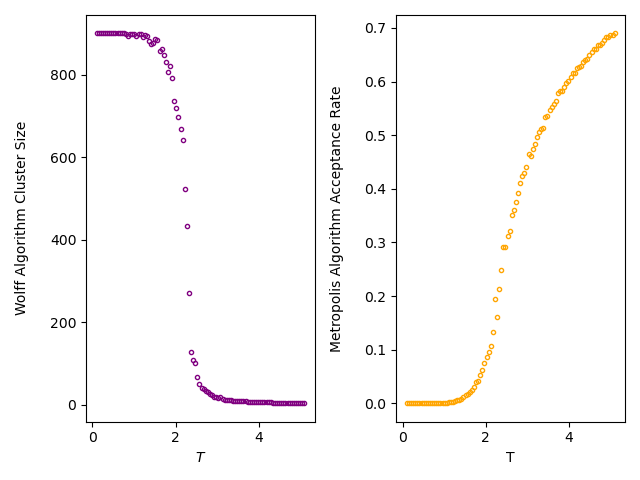

The Python source for this figure:
import numpy as np
import matplotlib.pyplot as plt
import os
import argparse
from concurrent.futures import ProcessPoolExecutor
from tqdm import tqdm

rng = np.random.default_rng()

parser = argparse.ArgumentParser('2D ising simulation')
parser.add_argument('--melting_iterations', type=int)
parser.add_argument('--measuring_iterations', type=int)
args = parser.parse_args()

def hamiltonian(spins, J=1):
    N = spins.shape[0]
    energy = 0
    
    for i in range(N):
        for j in range(N):
            s = spins[i, j]
            
            right = spins[i, (j + 1) % N]
            down  = spins[(i + 1) % N, j]
            
            energy += -J * s * right
            energy += -J * s * down
            
    return energy

def metropolis_logic(N, T, spins):

    random_site_x = rng.integers(N)
    random_site_y = rng.integers(N)

    right = spins[random_site_y, (random_site_x + 1) % N]
    down = spins[(random_site_y + 1) % N, random_site_x]
    left = spins[random_site_y, (random_site_x - 1)%N]
    up = spins[(random_site_y - 1) % N, random_site_x]
    neighbors = [up, down, right, left]

    h_mol = 0
    for neighbor in neighbors:
        h_mol += neighbor

    sigma_i = spins[random_site_y, random_site_x]
    delta_e = 2 * sigma_i * h_mol

    B = 1/T
    if np.random.rand() < np.exp(-B*delta_e):
        spins[random_site_y, random_site_x] *= -1
        return True

    return False

def metropolis(N,T,spins,melting_iterations,measuring_iterations):

    acceptances = 0
    count = 0
    for i in range(melting_iterations):
        for i in range(N**2):
            acceptance = metropolis_logic(N, T, spins)
            if acceptance:
                acceptances += 1
            count += 1

    for i in range(measuring_iterations):
        for i in range(N**2):
            acceptance = metropolis_logic(N, T, spins)
            if acceptance:
                acceptances+=1
            count+=1

    acceptance_rate = acceptances/count
    return acceptance_rate

def wolff_cluster_logic(N, T, spins):

    random_site_x = rng.integers(N)
    random_site_y = rng.integers(N)

    random_site = (random_site_x, random_site_y)
    cluster = set()
    cluster.add(random_site)
    f_old = set()
    f_old.add(random_site)

    while len(f_old) > 0:
        f_new = set()
        for test_pair in f_old:
            test_pair_x = test_pair[1]
            test_pair_y = test_pair[0]

            right = (test_pair_y, (test_pair_x + 1)%N)
            down = ((test_pair_y + 1)%N, test_pair_x)
            left = (test_pair_y, (test_pair_x - 1)%N)
            up = ((test_pair_y - 1)%N, test_pair_x)

            neighbors = [up, down, right, left]

            for neighbor in neighbors:

                neighbor_x = neighbor[1]
                neighbor_y = neighbor[0]

                if (neighbor not in cluster) and (spins[neighbor_y,neighbor_x] == spins[test_pair_y, test_pair_x]):

                    B = 1/T
                    if np.random.rand() < (1-np.exp(-2*B)):
                        f_new.add(neighbor)
                        cluster.add(neighbor)
        f_old = f_new
        
    for spin in cluster:
        x = spin[1]
        y = spin[0]
        spins[y,x]*=-1

    return len(cluster)

def wolff_cluster(N, T, spins, melting_iterations, measuring_iterations):
    
    temp_cluster_size_array = []
   
    for i in range(melting_iterations):
        temp_cluster_size_array.append(wolff_cluster_logic(N, T, spins))
    
    for i in range(measuring_iterations):
        temp_cluster_size_array.append(wolff_cluster_logic(N, T, spins))

    return np.mean(np.array(temp_cluster_size_array))

def temperature_logic(args):
    
    N, T, melting_iterations, measuring_iterations = args

    #spins_metropolis = np.random.choice([-1,1], size=(N,N))
    #spins_wolff = np.random.choice([-1,1], size=(N,N))

    spins_metropolis = np.ones((N,N))
    spins_wolff = np.ones((N,N))

    cluster_size = wolff_cluster(N, T, spins_wolff, melting_iterations, measuring_iterations)
    acceptance_rate = metropolis(N, T, spins_metropolis, melting_iterations, measuring_iterations)

    return T, cluster_size, acceptance_rate

def run_sim(N, melting_iterations, measuring_iterations):
    
    temperature_array = np.linspace(0.1, 5.1, 100)[::-1]
    
    args = [(N, T, melting_iterations, measuring_iterations) for T in temperature_array]
    
    with ProcessPoolExecutor(max_workers=os.cpu_count()) as executor:
        results = list(tqdm(executor.map(temperature_logic, args), total=len(args)))

    T_arr, cluster_size_arr, acceptance_rate_arr = zip(*results)
    return np.array(T_arr), np.array(cluster_size_arr), np.array(acceptance_rate_arr)
def main():
    
    N = 30
    melting_iterations = args.melting_iterations
    measuring_iterations = args.measuring_iterations

    temperature_array, cluster_size_array, acceptance_rate_array = run_sim(N, melting_iterations, measuring_iterations)
    
    fig, ax = plt.subplots(1,2)
    
    markersize=3
    labelpad=15
    ax[0].plot(temperature_array, cluster_size_array, marker='o',markersize=markersize,color='purple',markerfacecolor='none',linewidth=0)
    ax[0].set_xlabel(r"$T$")
    ax[0].set_ylabel(r"Wolff Algorithm Cluster Size", labelpad=labelpad)
    ax[1].plot(temperature_array, acceptance_rate_array, marker='o',markersize=markersize,color='orange',markerfacecolor='none',linewidth=0)
    ax[1].set_xlabel(r"T")
    ax[1].set_ylabel(r"Metropolis Algorithm Acceptance Rate", labelpad=labelpad)
    fig.tight_layout()
    plt.savefig("2d_ising_analytics.png")
    plt.show()

if __name__ == "__main__":
    main()
